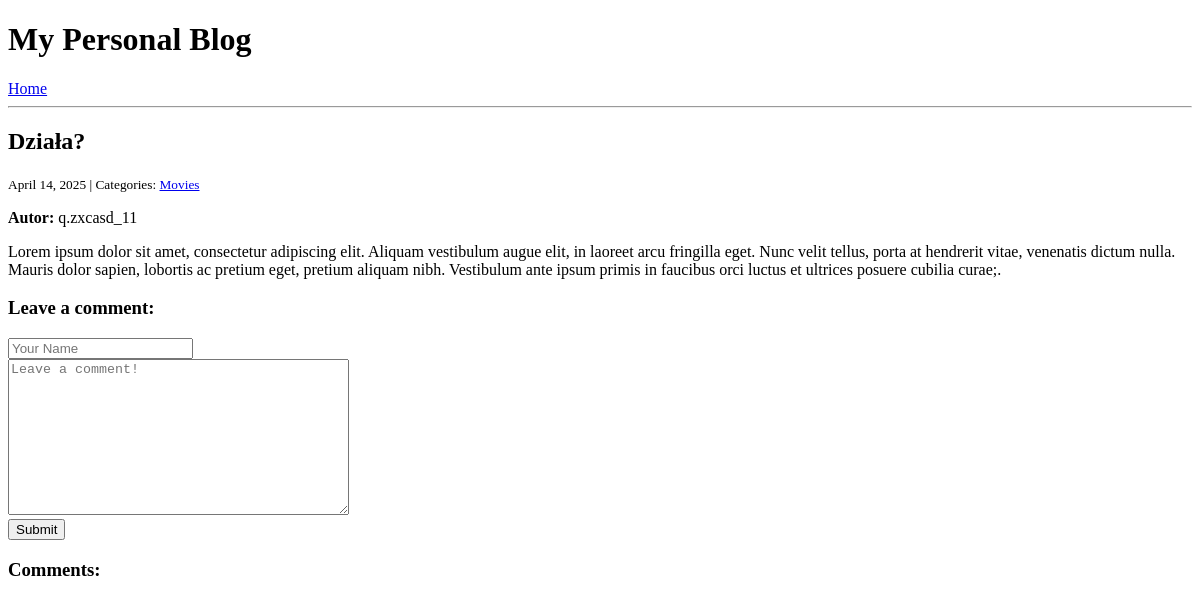
The page /post/6/ on the database as committed earlier.
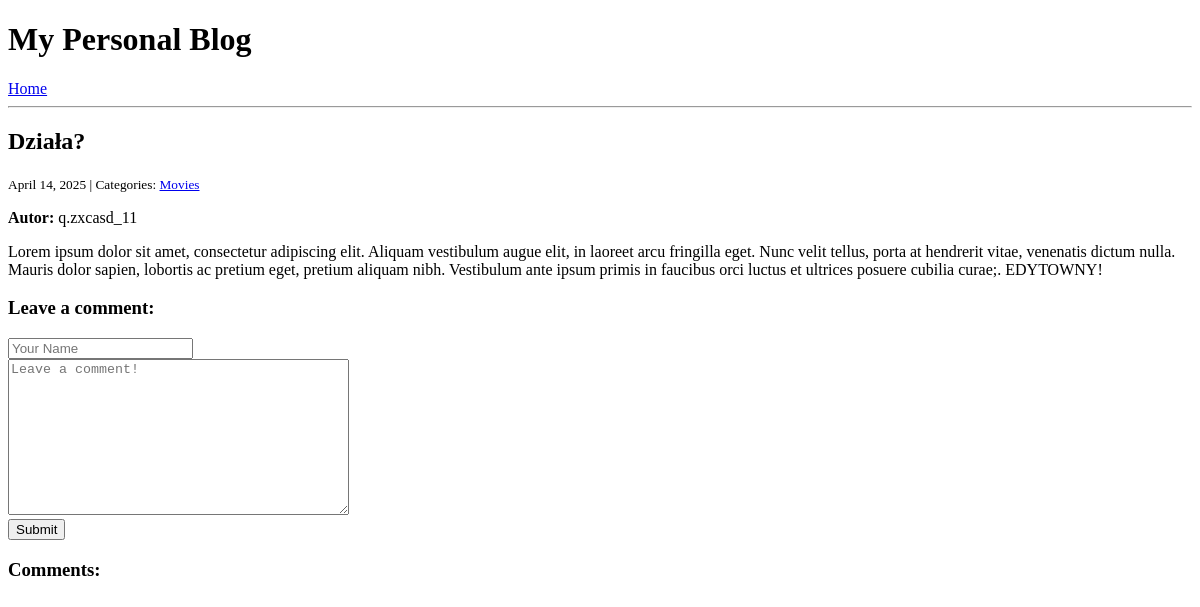
The same page on the database as committed later.
### blog/models.py (models this page shows, shortened)
class Post(models.Model):
    title = models.CharField(max_length=255)
    body = models.TextField()
    created_on = models.DateTimeField(auto_now_add=True)
    last_modified = models.DateTimeField(auto_now=True)
    categories = models.ManyToManyField("Category", related_name="posts")
    author = models.ForeignKey(User, on_delete=models.CASCADE, null=True, blank=True)  # 👈 nowość
    visibility = models.CharField(max_length=10, choices=VISIBILITY_CHOICES, default='public')
    password = models.CharField(max_length=100, blank=True, null=True)
    def is_protected(self):
        return bool(self.password)

class Category(models.Model):
    name = models.CharField(max_length=30)
    class Meta:
        verbose_name_plural = "categories"

### accounts/models.py (models this page shows, shortened)
class Profile(models.Model):
    user = models.OneToOneField(User, on_delete=models.CASCADE)
    display_name = models.CharField(max_length=100, blank=True)
    date_of_birth = models.DateField(null=True, blank=True)
    profile_picture = models.ImageField(upload_to='profile_pics/', blank=True, null=True)

### blog/views.py (the view, shortened to what this page needs)
# urls.py: path("post/<int:pk>/", views.blog_detail, name="blog_detail"),
def blog_detail(request, pk):
    post = get_object_or_404(Post, pk=pk)
    if request.user.is_authenticated:
        session_key = f"user_{request.user.id}_unlocked_post_{post.pk}"
    else:
        session_key = f"anon_unlocked_post_{post.pk}"
    unlocked = request.session.get(session_key, False)
    if post.is_protected() and not unlocked:
        return render(request, "blog/detail_locked.html", {"post": post})
    comments = Comment.objects.filter(post=post)
    form = CommentForm()
    context = {
        "post": post,
        "comments": comments,
        "form": form,
    }
    return render(request, "blog/detail.html", context)

### blog/forms.py
class CommentForm(forms.Form):
    author = forms.CharField(
        max_length=60,
        widget=forms.TextInput(
            attrs={"class": "form-control", "placeholder": "Your Name"}
        ),
    )
    body = forms.CharField(
        widget=forms.Textarea(
            attrs={"class": "form-control", "placeholder": "Leave a comment!"}
        )
    )

### blog/templates/blog/detail.html (shortened to what this page needs)
{% extends "base.html" %}
{% block page_title %}
    <h2>{{ post.title }}</h2>
{% endblock page_title %}
{% block page_content %}
    <small>
        {{ post.created_on.date }} | Categories:
        {% for category in post.categories.all %}
            <a href="{% url 'blog_category' category.name %}">
                {{ category.name }}
            </a>
        {% endfor %}
    </small>
    <p><strong>Autor:</strong> {{ post.author.profile.display_name|default:post.author.first_name }}</p>
    <p>{{ post.body | linebreaks }}</p>
    <h3>Leave a comment:</h3>
    <form method="post">
        <div>
            {{ form.author }}
        </div>
        <div>
            {{ form.body }}
        </div>
        <button type="submit" class="btn btn-primary">Submit</button>
    </form>
    <h3>Comments:</h3>
{% endblock page_content %}

### templates/base.html (shortened to what this page needs)
<!DOCTYPE html>
<html lang="en">
<head>
</head>
<body>
<h1>My Personal Blog</h1>
<a href="{% url "blog_index" %}">Home</a>
<hr>
{% block page_title %}{% endblock page_title %}
{% block page_content %}{% endblock page_content %}
</body>
</html>

Rows that differ between the two databases and show on the page:
changed Post "Działa?": body "…ultrices posuere cubilia curae;." → "…ultrices posuere cubilia curae;. EDYTOWNY!"
